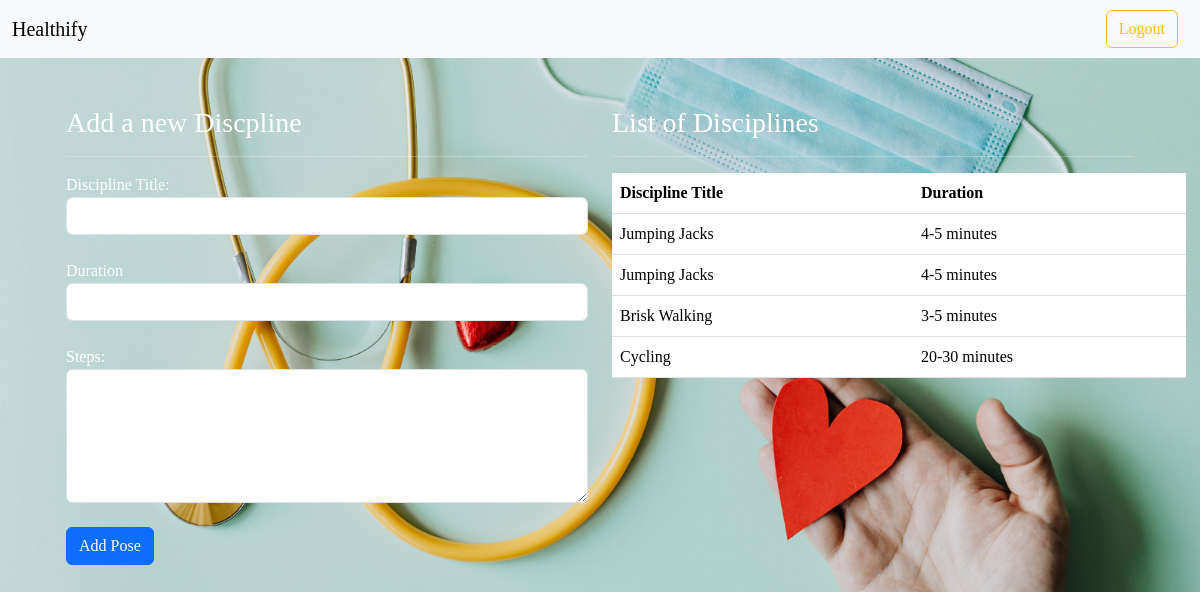
The page /add-exercisePose/1 (signed in) on the database its author committed.
### models.py (models this page shows)
class exercisePoses(db.Model):
    __tablename__ = 'exercisePoses'
    id = db.Column(db.Integer, primary_key = True)
    posename = db.Column(db.String(30), nullable = False)
    duration = db.Column(db.String(30), nullable = False)
    steps = db.Column(db.String(200), nullable = True)
    exercise_id = db.Column(db.Integer, db.ForeignKey('Exercise.id'), nullable = False)

### routes.py (the view, shortened to what this page needs)
@app.route('/add-exercisePose/<int:eid>', methods=["GET", "POST"])
@auth_required
@admin_auth_required
def addexercisePose(eid):
    user = User.query.get(session["user_id"])
    if request.method == "GET":
        exercises = exercisePoses.query.filter_by(exercise_id= eid).all()
        return render_template("addExercisePose.html", exercises = exercises, user = user)

### routes.py (called while the page is built)
def auth_required(func):
    @wraps(func)
    def inner(*args, **kwargs):
        if "user_id" not in session:
            flash("Login required.", 'danger')
            return redirect(url_for("login"))
        return func(*args, **kwargs)
    return inner

def admin_auth_required(func):
    @wraps(func)
    def inner(*args, **kwargs):
        user = User.query.get(session.get("user_id"))
        if user.is_admin:
            return func(*args, **kwargs)
        else:
            flash("Logged out ! You are not an Admin.", "danger")
            return redirect(url_for("logout"))
    return inner

### templates/addExercisePose.html (shortened to what this page needs)
{% extends 'layout.html' %}
{% block content %}
<body>
<div class="container mt-5">
  <div class="container mt-5">
    <div class="row mt-4">
      <div class="col-md-6">
        <h3>Add a new Discpline</h3>
        <hr>
        <form method="POST" enctype="multipart/form-data">
          <div class="form-group">
            <label for="title">Discipline Title:</label>
            <input type="text" class="form-control" id="title" name="title" required>
          </div>
          <br>
          <div class="form-group">
            <label for="duration">Duration</label>
            <input type="text" class="form-control" id="duration" name="duration" required>
          </div>
          <br>
          <div class="form-group">
            <label for="steps">Steps:</label>
            <textarea class="form-control" id="steps" name="steps" rows="5" required></textarea>
          </div>
          <br>
          <button type="submit" class="btn btn-primary">Add Pose</button>
        </form>
      </div>
      <div class="col-md-6">
        <h3>List of Disciplines</h3>
        <hr>
        <table class="table">
          <thead>
            <tr>
              <th>Discipline Title</th>
              <th>Duration</th>
            </tr>
          </thead>
          <tbody>
            {% for exercise in exercises %}
            <tr>
              <td>{{ exercise.posename }}</td>
              <td>{{ exercise.duration }}</td>
            </tr>
            {% endfor %}
          </tbody>
        </table>
      </div>
    </div>
  </div>
</div>
</body>
{% endblock %}

### templates/layout.html (style rules this page uses)
body { margin: 0; padding: 0; font-family: 'Balsamiq Sans', 'cursive'; background-color: #454f58; background: center/cover no-repeat url('../static/icons/bg6.jpg'); background-repeat: no-repeat; color: black; }

### templates/addExercisePose.html (style rules this page uses)
.table { width: 110%; }
body { font-family: 'Balsamiq Sans', 'cursive'; background-color: #313538; color: #ffffff; }

### rows shown on the page
exercisePoses: posename "Jumping Jacks", duration "4-5 minutes"
exercisePoses: posename "Jumping Jacks", duration "4-5 minutes"
exercisePoses: posename "Brisk Walking", duration "3-5 minutes"
exercisePoses: posename "Cycling", duration "20-30 minutes"
